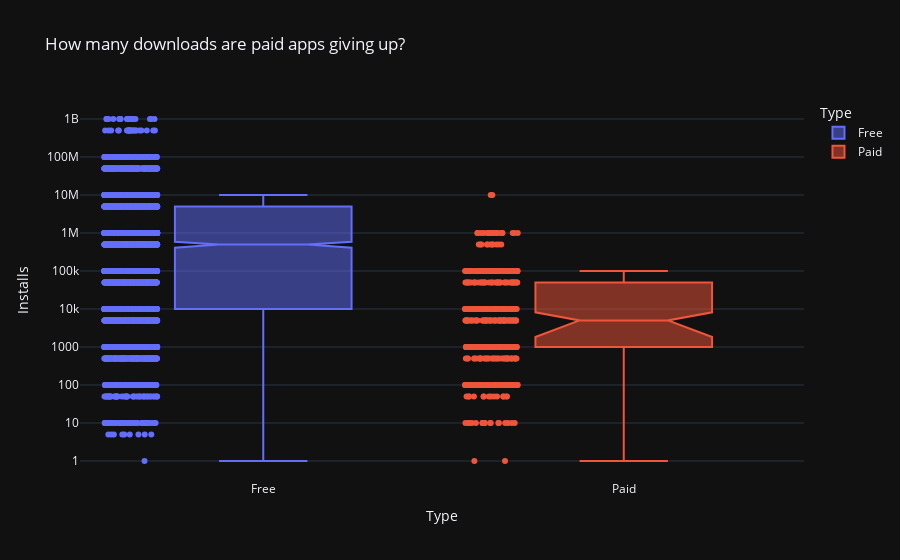

The notebook cell saved with this chart:
### Markdown cell above
# Plotly Box Plots: Lost Downloads for Paid Apps

**Challenge**: Create a box plot that shows the number of Installs for free versus paid apps. How does the median number of installations compare? Is the difference large or small?

Use the [Box Plots Guide](https://plotly.com/python/box-plots/) and the [.box API reference](https://plotly.com/python-api-reference/generated/plotly.express.box.html) to create the following chart. 

<img src=https://imgur.com/uVsECT3.png>

### Code cell
box = px.box(
    df_apps_clean,
    x='Type',
    y='Installs',
    color='Type',
    notched=True,
    points='all',
    title='How many downloads are paid apps giving up?'
)

box.update_layout(yaxis=dict(type='log'))

box.show()

### Figure 1 — Plotly figure (JSON) as saved in the notebook; plotly's stock layout.template omitted (floating-point values rounded to 4 significant figures; data arrays with more than 128 entries replaced by an {"elided": "..."} marker saying what was removed)
{"data": [{"alignmentgroup": "True", "boxpoints": "all", "hovertemplate": "Type=%{x}<br>Installs=%{y}<extra></extra>", "legendgroup": "Free", "marker": {"color": "#636efa"}, "name": "Free", "notched": true, "offsetgroup": "Free", "orientation": "v", "showlegend": true, "x": {"elided": "7595 str values"}, "x0": " ", "xaxis": "x", "y": {"elided": "7595 int values"}, "y0": " ", "yaxis": "y", "type": "box"}, {"alignmentgroup": "True", "boxpoints": "all", "hovertemplate": "Type=%{x}<br>Installs=%{y}<extra></extra>", "legendgroup": "Paid", "marker": {"color": "#EF553B"}, "name": "Paid", "notched": true, "offsetgroup": "Paid", "orientation": "v", "showlegend": true, "x": {"elided": "589 str values"}, "x0": " ", "xaxis": "x", "y": {"elided": "589 int values"}, "y0": " ", "yaxis": "y", "type": "box"}], "layout": {"xaxis": {"anchor": "y", "domain": [0.0, 1.0], "title": {"text": "Type"}, "categoryorder": "array", "categoryarray": ["Free", "Paid"]}, "yaxis": {"anchor": "x", "domain": [0.0, 1.0], "title": {"text": "Installs"}, "type": "log"}, "legend": {"title": {"text": "Type"}, "tracegroupgap": 0}, "title": {"text": "How many downloads are paid apps giving up?"}, "boxmode": "overlay"}}
